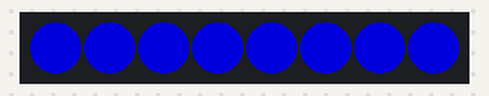
Recording of a sketch running on a simulated Arduino Uno, built with avr-gcc and run on an emulated ATmega328P. Shown: 8 RGB LEDs in strip order, left to right. Dim RGB values are drawn brighter than linear.

Above: at 1.2 s.
At 4.8 s:
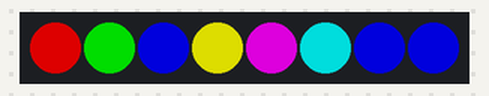
At 9.5 s:
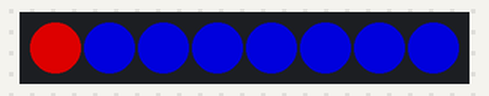
At 17.2 s:
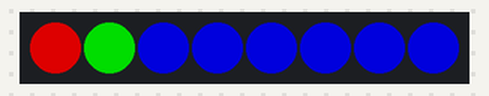
At 25.9 s:
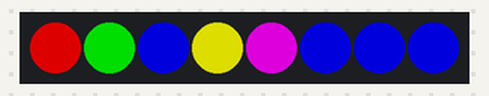
At 34.6 s:
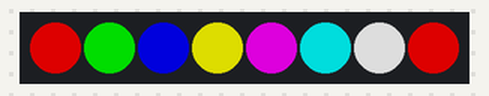
Timing chart, 0 to 40.0 s (numbered marks = the images above):
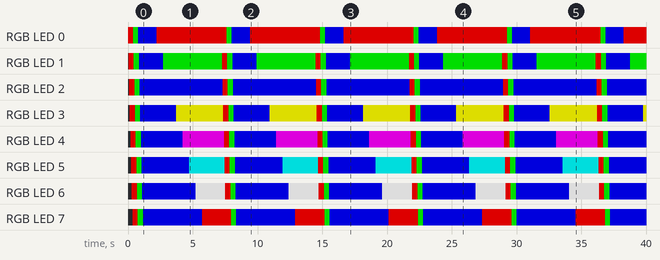

The sketch:

ledstrip_test.ino
```cpp
/*
Programa: Control de Tiras de LED WS2812B
Autor:  Humberto Higinio
Web: www.humbertohiginio.com
Canal de Youtube: https://www.youtube.com/user/HHSolis
Video Exclusivo para mi canal de Youtube
Todos los Derechos Reservados - 2016
Código de Dominio Público
*/

#include <Adafruit_NeoPixel.h>
#include <avr/power.h>

//Designamos nuestro pin de datos
#define PIN 6
//Designamos cuantos pixeles tenemos en nuestra cinta led RGB
#define NUMPIXELS      8

//Definimos el número de pixeles de la cinta y el pin de datos
//   Parámetro 1 = número de pixeles de la cinta
//   Parámetro 2 = número de pin de datos del Arduino
Adafruit_NeoPixel pixels = Adafruit_NeoPixel(NUMPIXELS, PIN, NEO_GRB + NEO_KHZ800);

// IMPORTANTE: Para reducir el riesgo de dañar los pixeles de la cinta, añada un condensador de 1000 uF a través de
// los cables de alimentación de la cinta, agregue una resistencia de 300-500 Ohm en la entrada de datos del primer pixel
// Y reduzca la distancia entre Arduino y el primera pixel.
// Evite realizar conexiones en el circuito vivo si lo va a hacer, conecte GND primero.

void setup() {
// Inicializamos nuestra cinta led RGB
  pixels.begin();

}

void loop() {

  //Definimos nuestras variables de tipo uint32 para cada color que utilizaremos
  // pixels.Color toma valores en RGB, desde 0,0,0 hasta 255,255,255
   uint32_t rojo = pixels.Color(150,0,0);
   uint32_t verde = pixels.Color(0,150,0);
   uint32_t azul = pixels.Color(0,0,150);

  int delayval = 50; // Pausa de cincuenta milisegundos

  // La numeración de leds en la cinta RGB es la siguiente:  el primer pixel es 0, el segundo es 1 y asi sucesivamente hasta el número total de leds menos uno
  for(int i=0;i<NUMPIXELS;i++){

    pixels.setPixelColor(i, rojo); // Brillo moderado en rojo

    pixels.show();   // Mostramos y actualizamos el color del pixel de nuestra cinta led RGB

    delay(delayval); // Pausa por un periodo de tiempo (en milisegundos).

  }

  //Realizamos lo mismo para los colores verde y azul
    for(int i=0;i<NUMPIXELS;i++){

    pixels.setPixelColor(i, verde); // Brillo moderado en verde

    pixels.show();   // Mostramos y actualizamos el color del pixel de nuestra cinta led RGB

    delay(delayval); // Pausa por un periodo de tiempo (en milisegundos).

  }

    for(int i=0;i<NUMPIXELS;i++){

    pixels.setPixelColor(i, azul); // Brillo moderado en azul

    pixels.show();   // Mostramos y actualizamos el color del pixel de nuestra cinta led RGB

    delay(delayval); // Pausa por un periodo de tiempo (en milisegundos).

  }

  delay(1000);  // Pausa de un segundo

  //Variamos los colores de cada led en nuestra cinta RGB cada medio segundo
   uint32_t amarillo = pixels.Color(150,150,0);
   uint32_t morado = pixels.Color(150,0,150);
   uint32_t celeste = pixels.Color(0,150,150);
   uint32_t blanco = pixels.Color(150,150,150);

    delayval=500;

    pixels.setPixelColor(0, rojo); // Brillo moderado en rojo
    pixels.show();   // Mostramos y actualizamos el color del pixel de nuestra cinta led RGB
    delay(delayval); // Pausa por un periodo de tiempo (en milisegundos).

    pixels.setPixelColor(1, verde); // Brillo moderado en verde
    pixels.show();   // Mostramos y actualizamos el color del pixel de nuestra cinta led RGB
    delay(delayval); // Pausa por un periodo de tiempo (en milisegundos).

    pixels.setPixelColor(2, azul); // Brillo moderado en azul
    pixels.show();   // Mostramos y actualizamos el color del pixel de nuestra cinta led RGB
    delay(delayval); // Pausa por un periodo de tiempo (en milisegundos).

    pixels.setPixelColor(3, amarillo); // Brillo moderado en amarillo
    pixels.show();   // Mostramos y actualizamos el color del pixel de nuestra cinta led RGB
    delay(delayval); // Pausa por un periodo de tiempo (en milisegundos).

    pixels.setPixelColor(4, morado); // Brillo moderado en morado
    pixels.show();   // Mostramos y actualizamos el color del pixel de nuestra cinta led RGB
    delay(delayval); // Pausa por un periodo de tiempo (en milisegundos).

    pixels.setPixelColor(5, celeste); // Brillo moderado en celeste
    pixels.show();   // Mostramos y actualizamos el color del pixel de nuestra cinta led RGB
    delay(delayval); // Pausa por un periodo de tiempo (en milisegundos).

    pixels.setPixelColor(6, blanco); // Brillo moderado en blanco
    pixels.show();   // Mostramos y actualizamos el color del pixel de nuestra cinta led RGB
    delay(delayval); // Pausa por un periodo de tiempo (en milisegundos).

    pixels.setPixelColor(7, rojo); // Brillo moderado en rojo
    pixels.show();   // Mostramos y actualizamos el color del pixel de nuestra cinta led RGB
    delay(delayval); // Pausa por un periodo de tiempo (en milisegundos).

    pixels.setPixelColor(8, verde); // Brillo moderado en verde
    pixels.show();   // Mostramos y actualizamos el color del pixel de nuestra cinta led RGB
    delay(delayval); // Pausa por un periodo de tiempo (en milisegundos).

    pixels.setPixelColor(9, azul); // Brillo moderado en azul
    pixels.show();   // Mostramos y actualizamos el color del pixel de nuestra cinta led RGB
    delay(delayval); // Pausa por un periodo de tiempo (en milisegundos).


}
```

Measured:
- by itself, RGB LED 0: repeats every 7.2 s: RGB(0, 150, 0) 0.40 s, RGB(0, 0, 150) 1.4 s, RGB(150, 0, 0) 5.4 s
- by itself, RGB LED 1: repeats every 7.2 s: RGB(0, 150, 0) 0.40 s, RGB(0, 0, 150) 1.9 s, RGB(0, 150, 0) 4.6 s, RGB(150, 0, 0) 0.40 s
- by itself, RGB LED 2: repeats every 7.2 s: RGB(0, 150, 0) 0.40 s, RGB(0, 0, 150) 6.4 s, RGB(150, 0, 0) 0.40 s
- by itself, RGB LED 3: repeats every 7.2 s: RGB(0, 150, 0) 0.40 s, RGB(0, 0, 150) 2.8 s, RGB(150, 150, 0) 3.7 s, RGB(150, 0, 0) 0.40 s
- by itself, RGB LED 4: repeats every 7.2 s: RGB(0, 150, 0) 0.40 s, RGB(0, 0, 150) 3.2 s, RGB(150, 0, 150) 3.2 s, RGB(150, 0, 0) 0.40 s
- by itself, RGB LED 5: repeats every 7.2 s: RGB(0, 150, 0) 0.40 s, RGB(0, 0, 150) 3.7 s, RGB(0, 150, 150) 2.8 s, RGB(150, 0, 0) 0.40 s
- by itself, RGB LED 6: repeats every 7.2 s: RGB(0, 150, 0) 0.40 s, RGB(0, 0, 150) 4.1 s, RGB(150, 150, 150) 2.3 s, RGB(150, 0, 0) 0.40 s
- by itself, RGB LED 7: repeats every 7.2 s: RGB(0, 150, 0) 0.40 s, RGB(0, 0, 150) 4.6 s, RGB(150, 0, 0) 2.3 s
